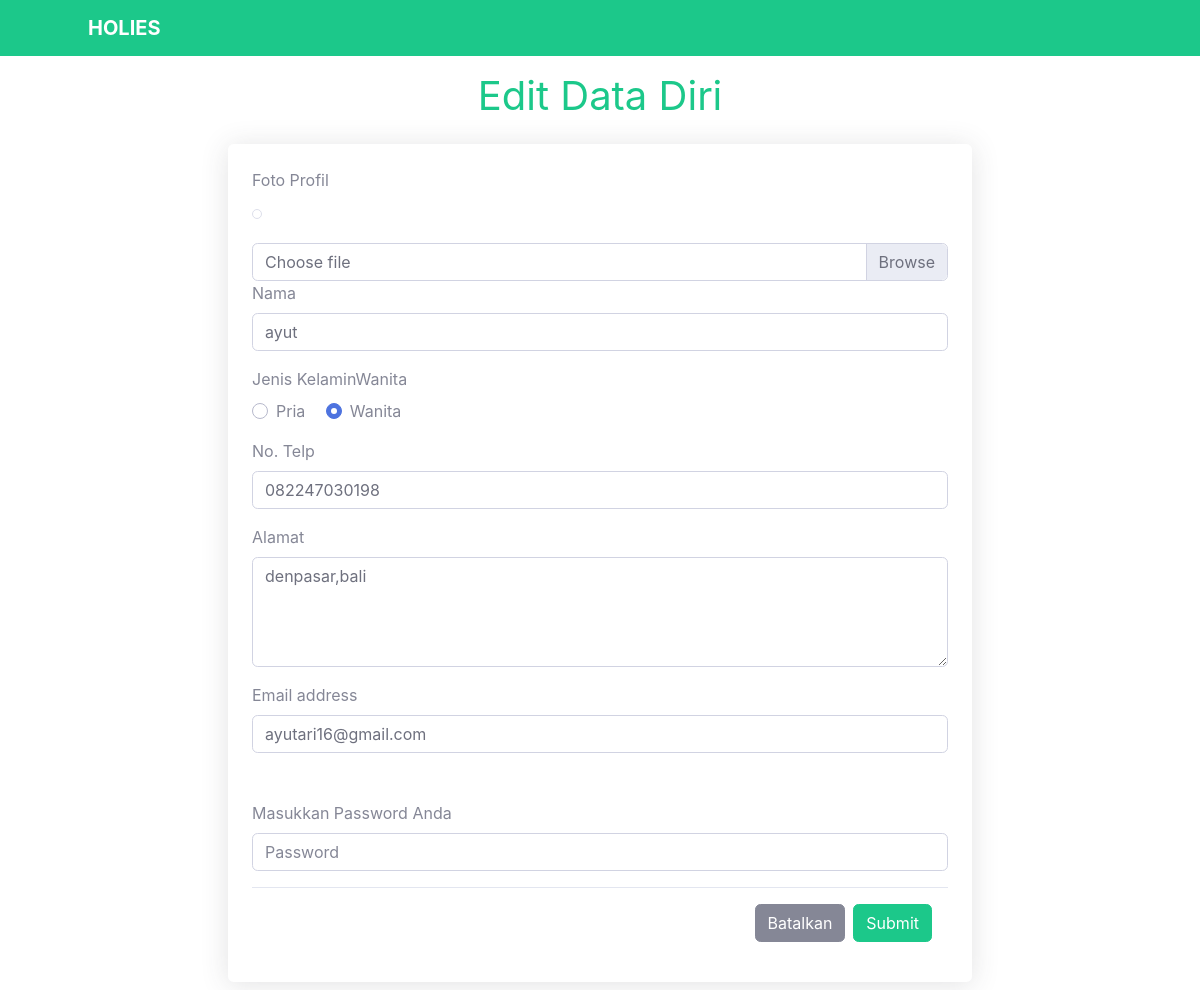
The app's page /home/editprofil.php (signed in) with its own data.
### tables this page shows
CREATE TABLE `detail_user` (
  `id_detailuser` int(5) NOT NULL,
  `id_user` int(5) NOT NULL,
  `nama` varchar(50) NOT NULL,
  `jk` enum('Pria','Wanita') NOT NULL,
  `alamat` varchar(100) NOT NULL,
  `telp` varchar(15) NOT NULL,
  `email` varchar(30) NOT NULL,
  `foto_profil` varchar(255) NOT NULL
);

### home/editprofil.php (the view, shortened to what this page needs)
<?php
include "../php/config.php";
$id_user = $_SESSION['id'];
$sql = mysqli_query($conn, "SELECT * FROM user INNER JOIN detail_user USING(id_user) WHERE id_user = '$id_user' ");
$data = mysqli_fetch_assoc($sql);
?>
<!DOCTYPE html>
<html>
<head>
    <link href="../vendor/bootstrap/css/bootstrap-modified.min.css" rel="stylesheet">
    <link rel="stylesheet" href="https://use.fontawesome.com/releases/v5.8.2/css/all.css">
    <link rel="stylesheet" type="text/css" href="../vendor/holies/css/sherly.css">
</head>
<body>
    <nav class="navbar navbar-expand-lg navbar-dark bg-success">
        <div class="pl-5">
            <a class="navbar-brand font-weight-bold ml-4" href="/holies/seller">HOLIES</a>
        </div>
    </nav>
    <h1 class="text-center text-success m-3">Edit Data Diri</h1>
    <div class="container">
        <div class="row justify-content-md-center">
            <div class="col col-lg-8 shadow m-2 bg-white rounded p-4">
                <form method="post" action="" enctype="multipart/form-data">
                    <div class="form-group">
                        <label for="exampleFormControlFile1">Foto Profil</label><br>
                        <img src="../img/profile/<?= $data['foto_profil'] ?>" class="img-thumbnail my-2" style="max-width:150px;" alt="">
                    </div>
                    <div class="custom-file">
                        <label class="custom-file-label" for="foto_profil">Choose file</label>
                    </div>
                    <div class="form-group">
                        <label for="nama">Nama</label>
                        <input type="text" class="form-control" name="nama" id="nama" placeholder="Nama" required value="<?= $data['nama'] ?>">
                    </div>
                    <div class="form-group">
                        <label for="jeniskelamin" class="d-block">Jenis Kelamin<?= $data['jk'] ?></label>
                        <div class="custom-control custom-radio custom-control-inline">
                            <label class="custom-control-label" for="customRadioInline1">Pria</label>
                        </div>
                        <div class="custom-control custom-radio custom-control-inline">
                            <label class="custom-control-label" for="customRadioInline2">Wanita</label>
                        </div>
                    </div>
                    <div class="form-group">
                        <label for="telp">No. Telp</label>
                        <input type="text" class="form-control" id="telp" name="telp" placeholder="No.telepon" required value="<?= $data['telp'] ?> ">
                    </div>
                    <div class="form-group">
                        <label for="alamat">Alamat</label>
                        <br>
                        <textarea name="alamat" rows="4" cols="50" class="form-control" id="alamat" placeholder="Alamat" required><?= $data['alamat'] ?></textarea>
                    </div>
                    <div class="form-group">
                        <label for="email">Email address</label>
                        <input type="email" class="form-control" id="email" name="email" aria-describedby="emailHelp" placeholder="Enter email" required value="<?= $data['email'] ?>">
                    </div>
                    <div class="form-group mt-5">
                        <label for="password">Masukkan Password Anda</label>
                        <input type="password" class="form-control" id="password" name="password" placeholder="Password" required>
                    </div>
                    <div class="modal-footer">
                        <a href="akunsaya.php"><button type="button" class="btn btn-secondary" data-dismiss="modal">Batalkan</button></a>
                        <input type="submit" class="btn btn-success" name="submit" value="Submit">
                    </div>
                </form>
            </div>
        </div>
    </div>
</body>
</html>

### records on screen
detail_user: nama "ayut", jk "Wanita", telp "082247030198", alamat "denpasar,bali", email "ayutari16@gmail.com"
